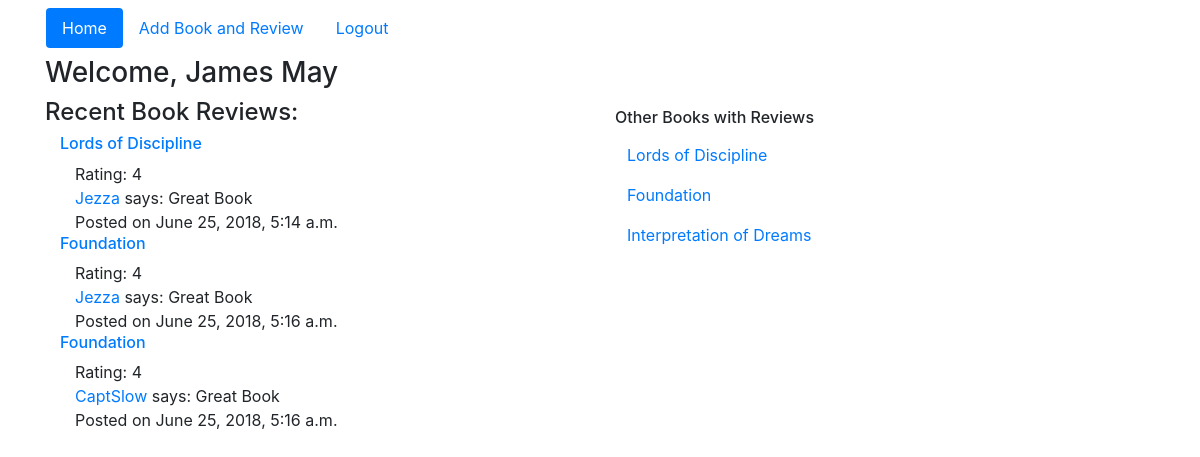
Page /books/ (signed in) on the committed database.
### apps/review_book_app/models.py (models this page shows)
class User(models.Model):
    name = models.CharField(max_length=255)
    alias = models.CharField(max_length=255)
    email = models.CharField(max_length=255)
    password = models.CharField(max_length=255)
    created_at = models.DateTimeField(auto_now_add=True)
    update_at = models.DateTimeField(auto_now=True)
    objects = UserManager()

class Review(models.Model):
    reviewer = models.ForeignKey(User, related_name='user_review')
    book = models.ForeignKey(Book, related_name='review_of_book')
    content = models.TextField()
    rating = models.IntegerField()
    created_at = models.DateTimeField(auto_now_add=True)
    update_at = models.DateTimeField(auto_now=True)

class Book(models.Model):
    author = models.CharField(max_length=255)
    title = models.CharField(max_length=255)
    book_reviews = models.ManyToManyField(User, related_name='user_book_reviews')
    created_at = models.DateTimeField(auto_now_add=True)
    update_at = models.DateTimeField(auto_now=True)

### apps/review_book_app/views.py (the view)
# urls.py: url(r'^books/$', views.books),
def books(request):
    email_login = request.session['email_login']
    user = User.objects.get(email = email_login)
    print(user.id)
    print(user.name)
    all_books = Book.objects.all()
    print(all_books)
    all_reviews = Review.objects.all()
    print(all_reviews)
    context = {
        'name': user.name,
        'alias': user.alias,
        'email': user.email,
        'books': all_books,
        'reviews': all_reviews,
    }
    return render(request,'review_book_app/books.html', context)

### apps/review_book_app/templates/review_book_app/books.html (shortened to what this page needs)
<!doctype html>
<html lang="en">
<head>
    <link rel="stylesheet" href="../../static/review_book_app/css/bootstrap.css">
    <link rel="stylesheet" href="../../static/review_book_app/css/fontawesome-all.css">
</head>
<body>
    <div class="container">
        <div class="row">
            <nav class="nav nav-pills navbar">
                <a class="nav-link active" href="/">Home</a>
                <a class="nav-link" href="/books/add">Add Book and Review</a>
                <a class="nav-link" href="/logout">Logout</a>
            </nav>
        </div>
        <h3>Welcome, {{ name }}</h3>
        <div class="row">
            <div class="col-6">
                <h4>Recent Book Reviews:</h4>
                <div class="col-11">
                    {% for review in reviews %}
                        <h6>
                            <a href="/books/{{ review.book.id }}">
                                {{ review.book.title }}
                            </a>
                        </h6>
                        <div class="col-11">
                            <p class="mb-0">
                                Rating: {{ review.rating }}
                            </p>
                            <p class="mb-0">
                                <a href="/users/{{ review.reviewer.id }}">
                                {{ review.reviewer.alias }}
                                </a> says: {{ review.content }}
                            </p>
                            <p class="mb-0">Posted on {{ review.created_at }}</p>
                        </div>
                    {% endfor %}
                </div>
            </div>
            <div class="col-6">
                <div class="form-group">
                    <label for="other_books" class="h6 col-form-label">Other Books with Reviews</label>
                    <div id="other_books" class=" form-control form-control-plaintext">
                        {% for book in books %}
                            <p><a href="/books/{{ book.id }}">{{ book.title }}</a></p>
                        {% endfor %}
                    </div>
                </div>
            </div>
        </div>
    </div>
</body>
</html>

### rows in the picture
User: name "James May"
Review: book "Lords of Discipline", rating "4", reviewer.alias "Jezza", content "Great Book", created_at "June 25, 2018, 5:14 a.m."
Review: book "Foundation", rating "4", reviewer.alias "Jezza", content "Great Book", created_at "June 25, 2018, 5:16 a.m."
Review: book "Foundation", rating "4", reviewer.alias "CaptSlow", content "Great Book", created_at "June 25, 2018, 5:16 a.m."
Book: title "Lords of Discipline"
Book: title "Foundation"
Book: title "Interpretation of Dreams"
